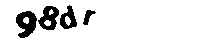
#> input picture obj/98dr.jpg, 200 x 50 px, given in place of predictions.jpg, which was not available
$ jupyter execute --allow-errors YOLOv4_Training.ipynb   (shell and % lines are left out)   (text cells are left out)
#> lines starting #> are read from the running program, lines starting #| are printed output that depends on the picture
[cell 1]
# clone darknet repo

[cell 2]
# change makefile to have GPU and OPENCV enabled
%cd darknet

[cell 3]
# verify CUDA

[cell 4]
# make darknet (builds darknet so that you can then use the darknet executable file to run or train object detectors)

[cell 5]
# define helper functions
def imShow(path):
#> called with path = 'predictions.jpg'
  import cv2
  import matplotlib.pyplot as plt
  %matplotlib inline

  image = cv2.imread(path)
#> image is the input picture: shape (50, 200, 3); min 0, max 255, mean 230.3
  height, width = image.shape[:2]
#> height = 50; width = 200
  resized_image = cv2.resize(image,(3*width, 3*height), interpolation = cv2.INTER_CUBIC)
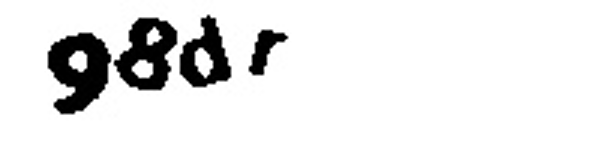
#> resized_image: shape (150, 600, 3); min 0, max 255, mean 230.3

  fig = plt.gcf()
  fig.set_size_inches(18, 10)
  plt.axis("off")
  plt.imshow(cv2.cvtColor(resized_image, cv2.COLOR_BGR2RGB))
  plt.show()

# use this to upload files
def upload():
  from google.colab import files
  uploaded = files.upload()
  for name, data in uploaded.items():
    with open(name, 'wb') as f:
      f.write(data)
      print ('saved file', name)

# use this to download a file
def download(path):
  from google.colab import files
  files.download(path)


$ run again, on obj/d1k0.jpg
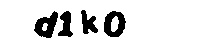
#> input picture obj/d1k0.jpg, 200 x 50 px, given in place of predictions.jpg, which was not available
#> in imShow, image is the input picture: shape (50, 200, 3); min 0, max 255, mean 225.1
#> in imShow, `resized_image = cv2.resize(image,(3*width, 3*height), interpolation = ..`:
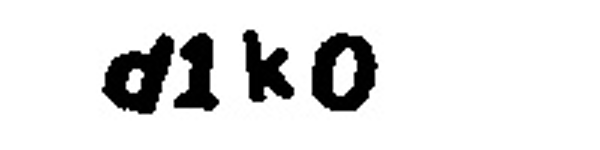
#> resized_image: shape (150, 600, 3); min 0, max 255, mean 225.1
